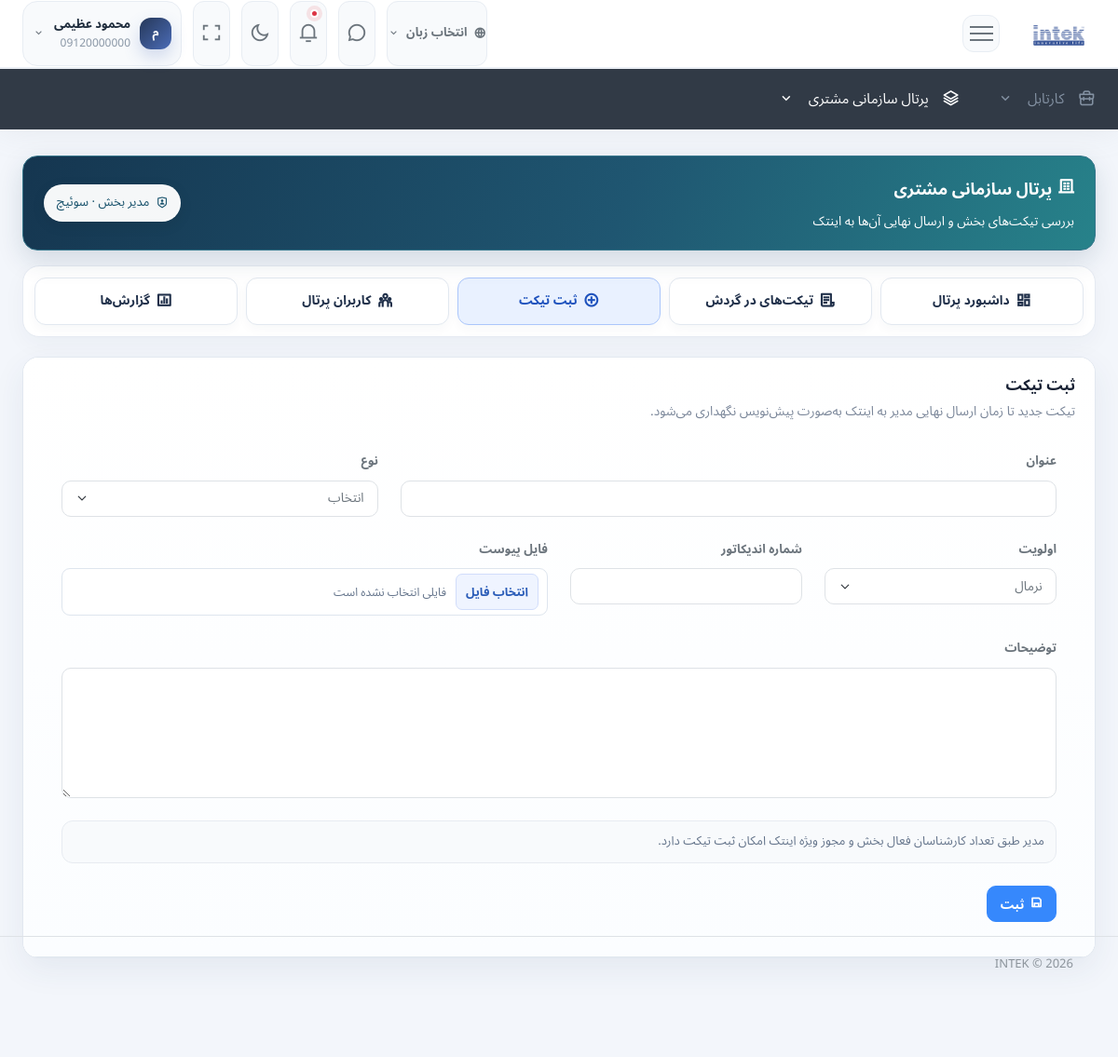
Page /customer_portal?view=new (signed in) on the committed database.
### tables this page shows
CREATE TABLE IF NOT EXISTS `iweb_customer_portal_user_profiles` (
  `id` int(11) NOT NULL AUTO_INCREMENT,
  `user_id` int(11) NOT NULL,
  `company_id` int(11) NOT NULL,
  `portal_role` enum('ADMIN','MANAGER','EXPERT') NOT NULL,
  `section_id` int(11) DEFAULT NULL,
  `is_active` tinyint(1) NOT NULL DEFAULT 1,
  `created_by` int(11) NOT NULL,
  `created_at` timestamp NOT NULL DEFAULT current_timestamp(),
  `updated_by` int(11) DEFAULT NULL,
  `updated_at` timestamp NULL DEFAULT NULL ON UPDATE current_timestamp(),
  PRIMARY KEY (`id`),
  UNIQUE KEY `ux_iweb_customer_portal_user_profiles_user` (`user_id`),
  KEY `ix_iweb_customer_portal_user_profiles_company_role` (`company_id`,`portal_role`),
  KEY `ix_iweb_customer_portal_user_profiles_section` (`section_id`,`is_active`)
);

CREATE TABLE IF NOT EXISTS `iweb_customer_portal_sections` (
  `id` int(11) NOT NULL AUTO_INCREMENT,
  `company_id` int(11) NOT NULL,
  `name` varchar(150) NOT NULL,
  `is_active` tinyint(1) NOT NULL DEFAULT 1,
  `created_by` int(11) NOT NULL,
  `created_at` timestamp NOT NULL DEFAULT current_timestamp(),
  `updated_by` int(11) DEFAULT NULL,
  `updated_at` timestamp NULL DEFAULT NULL ON UPDATE current_timestamp(),
  PRIMARY KEY (`id`),
  UNIQUE KEY `ux_iweb_customer_portal_sections_company_name` (`company_id`,`name`),
  KEY `ix_iweb_customer_portal_sections_company_active` (`company_id`,`is_active`)
);

### iweb/template/customer_portal/customer_portal.php (the view, shortened to what the rows shown need)
<?php
if (!function_exists('cp_e')) {
    function cp_e($value): string
    {
        return htmlspecialchars((string) $value, ENT_QUOTES, 'UTF-8');
    }
}
$role = $customerPortalContext['portal_role'] ?? '';
$isAdmin = $role === \iweb\model\CustomerPortalService::ROLE_ADMIN;
$isManager = $role === \iweb\model\CustomerPortalService::ROLE_MANAGER;
$isExpert = $role === \iweb\model\CustomerPortalService::ROLE_EXPERT;
?>
<div class="content-page customer-portal-page">
    <div class="content">
        <div class="container-fluid cp-shell">
            <div class="cp-hero mb-3">
                <div class="cp-hero-layout position-relative" style="z-index:1">
                    <div class="cp-hero-text">
                        <h3><i class="ri-building-4-line me-1"></i><?php echo _lang['cp_title']; ?></h3>
                        <p><?php echo _lang['cp_subtitle_' . strtolower($role)] ?? _lang['cp_subtitle']; ?></p>
                    </div>
                    <?php if (!empty($customerPortalContext['portal_role'])): ?>
                        <div class="cp-role-pill"><i class="ri-shield-user-line"></i><?php echo cp_e(_lang['cp_role_' . strtolower($customerPortalContext['portal_role'])]); ?><?php if (!empty($customerPortalContext['section_name'])): ?> · <?php echo cp_e($customerPortalContext['section_name']); ?><?php endif; ?></div>
                    <?php endif; ?>
                </div>
            </div>
            <?php if ($customerPortalBlockedReason !== null): ?>
                <div class="cp-card">
                    <div class="cp-empty py-5">
                        <i class="ri-lock-2-line"></i>
                        <h5><?php echo cp_e(cp_flash_text($customerPortalBlockedReason)); ?></h5>
                        <?php if ($customerPortalBlockedReason === 'CUSTOMER_PORTAL_SECTION_REQUIRED'): ?>
                            <p class="mb-0"><?php echo _lang['cp_pending_assignment_note']; ?></p>
                        <?php endif; ?>
                    </div>
                </div>
            <?php else: ?>
                <div class="cp-nav">
                    <a href="./customer_portal?view=dashboard" class="<?php echo $customerPortalView === 'dashboard' ? 'active' : ''; ?>"><i class="ri-dashboard-line"></i><?php echo _lang['cp_dashboard']; ?></a>
                    <a href="./customer_portal?view=drafts" class="<?php echo in_array($customerPortalView, ['drafts','draft'], true) ? 'active' : ''; ?>"><i class="ri-file-list-3-line"></i><?php echo _lang['cp_requests']; ?></a>
                    <?php if (!empty($customerPortalContext['can_create_draft'])): ?>
                        <a href="./customer_portal?view=new" class="<?php echo $customerPortalView === 'new' ? 'active' : ''; ?>"><i class="ri-add-circle-line"></i><?php echo _lang['cp_new_request']; ?></a>
                    <?php endif; ?>
                    <?php if ($isAdmin || $isManager): ?>
                        <a href="./customer_portal?view=users" class="<?php echo $customerPortalView === 'users' ? 'active' : ''; ?>"><i class="ri-team-line"></i><?php echo _lang['cp_users']; ?></a>
                        <a href="./customer_portal?view=reports" class="<?php echo $customerPortalView === 'reports' ? 'active' : ''; ?>"><i class="ri-bar-chart-box-line"></i><?php echo _lang['cp_reports']; ?></a>
                    <?php endif; ?>
                </div>
                <?php if ($customerPortalView === 'dashboard'): ?>
                    <?php
                    $reportSummary = $customerPortalDashboard['report']['summary'] ?? [];
                    $recentDrafts = $customerPortalDashboard['recent_drafts'] ?? [];
                    ?>
                    <?php if ($isAdmin): ?>
                        <?php $overview = $customerPortalDashboard['company_overview'] ?? []; ?>
                        <div class="cp-card mb-3"><div class="cp-card-header"><div><h5 class="cp-card-title"><?php echo _lang['cp_company_overview']; ?></h5><div class="cp-muted"><?php echo _lang['cp_company_overview_note']; ?></div></div><a href="./customer_portal?view=company_tickets" class="btn btn-sm btn-light"><?php echo _lang['cp_company_tickets']; ?></a></div>
                            <div class="cp-card-body"><div class="cp-grid">
                                <div class="cp-stat primary"><div class="value"><?php echo number_format((int)($overview['total_tickets'] ?? 0)); ?></div><div class="label"><?php echo _lang['cp_total_registered_tickets']; ?></div></div>
                                <div class="cp-stat success"><div class="value"><?php echo number_format((int)($overview['tickets_30d'] ?? 0)); ?></div><div class="label"><?php echo _lang['cp_tickets_last30']; ?></div></div>
                                <div class="cp-stat warning"><div class="value"><?php echo number_format((int)($overview['active_sections'] ?? 0)); ?></div><div class="label"><?php echo _lang['cp_active_sections']; ?></div></div>
                                <div class="cp-stat primary"><div class="value"><?php echo number_format((int)($overview['active_users'] ?? 0)); ?></div><div class="label"><?php echo _lang['cp_active_portal_users']; ?></div><div class="cp-muted"><?php echo _lang['cp_active_managers']; ?>: <?php echo (int)($overview['active_managers'] ?? 0); ?> · <?php echo _lang['cp_active_experts']; ?>: <?php echo (int)($overview['active_experts'] ?? 0); ?></div></div>
                            </div></div>
                        </div>
                    <?php endif; ?>
                    <div class="cp-muted mb-2"><?php echo _lang['cp_draft_metrics_note']; ?></div>
                    <div class="cp-grid mb-3">
                        <div class="cp-stat primary"><div class="value"><?php echo number_format((int)($reportSummary['total'] ?? 0)); ?></div><div class="label"><?php echo _lang['cp_metric_total']; ?></div></div>
                        <div class="cp-stat warning"><div class="value"><?php echo number_format((int)($reportSummary['open_count'] ?? 0)); ?></div><div class="label"><?php echo _lang['cp_metric_open']; ?></div></div>
                        <div class="cp-stat success"><div class="value"><?php echo number_format((int)($reportSummary['sent'] ?? 0)); ?></div><div class="label"><?php echo _lang['cp_metric_sent']; ?></div></div>
                        <div class="cp-stat danger"><div class="value"><?php echo number_format((int)($reportSummary['aging_count'] ?? 0)); ?></div><div class="label"><?php echo $isExpert ? _lang['cp_metric_owned'] : _lang['cp_metric_aging']; ?></div></div>
                    </div>
                    <div class="cp-card">
                        <div class="cp-card-header"><div><h5 class="cp-card-title"><?php echo _lang['cp_recent_requests']; ?></h5><div class="cp-muted"><?php echo _lang['cp_recent_requests_note']; ?></div></div><a href="./customer_portal?view=drafts" class="btn btn-sm btn-light"><?php echo _lang['view_all']; ?></a></div>
                        <div class="cp-card-body">
                            <?php if (empty($recentDrafts)): ?><div class="cp-empty"><i class="ri-inbox-line"></i><?php echo _lang['cp_no_requests']; ?></div><?php else: ?>
                                <div class="row g-3">
                                    <?php foreach ($recentDrafts as $draft): ?>
                                        <div class="col-xl-3 col-lg-4 col-md-6"><a class="cp-draft-card" href="./customer_portal?view=draft&draft_id=<?php echo (int)$draft['id']; ?>">
                                            <span class="cp-status <?php echo cp_status_class($draft['workflow_status']); ?>"><?php echo cp_e(cp_status_label($draft['workflow_status'])); ?></span>
                                            <div class="cp-draft-title"><?php echo cp_e($draft['title']); ?></div>
                                            <div class="cp-draft-meta"><span><i class="ri-building-line"></i> <?php echo cp_e($draft['section_name']); ?></span><span><i class="ri-user-line"></i> <?php echo cp_e($draft['owner_name']); ?></span></div>
                                        </a></div>
                                    <?php endforeach; ?>
                                </div>
                            <?php endif; ?>
                        </div>
                    </div>
                <?php elseif ($customerPortalView === 'new'): ?>
                    <div class="cp-card"><div class="cp-card-header"><div><h5 class="cp-card-title"><?php echo _lang['cp_new_request']; ?></h5><div class="cp-muted"><?php echo _lang['cp_new_request_note']; ?></div></div><div class="cp-card-body">
                    <?php if (empty($customerPortalContext['can_create_draft'])): ?><div class="alert alert-warning mb-0"><?php echo _lang['cp_error_draft_create_denied']; ?></div><?php else: ?><form method="post" enctype="multipart/form-data"><input type="hidden" name="csrf_token" value="<?php echo cp_e($customerPortalCsrf); ?>"><input type="hidden" name="cp_action" value="draft_create"><input type="hidden" name="return_view" value="new"><div class="row g-3"><div class="col-lg-8"><label class="form-label"><?php echo _lang['title']; ?></label><input class="form-control" name="title" required></div><div class="col-lg-4"><label class="form-label"><?php echo _lang['type']; ?></label><select class="form-select" name="type_id" required><option value=""><?php echo _lang['select']; ?></option><?php foreach ($customerPortalTypes as $group=>$typeList): ?><optgroup label="<?php echo cp_e($group); ?>"><?php foreach ($typeList as $t): ?><option value="<?php echo (int)$t['id']; ?>"><?php echo cp_e($group.' - '.$t['type_name']); ?></option><?php endforeach; ?></optgroup><?php endforeach; ?></select></div><?php if ($isManager): ?><div class="col-lg-3"><label class="form-label"><?php echo _lang['priority']; ?></label><select class="form-select" name="priority"><option value="low"><?php echo _lang['low']; ?></option><option value="medium"><?php echo _lang['medium']; ?></option><option value="high"><?php echo _lang['high']; ?></option></select></div><?php endif; ?><div class="col-lg-3"><label class="form-label"><?php echo _lang['indicator_number']; ?></label><input class="form-control" name="indicator_number"></div><div class="col-lg-<?php echo $isManager?'6':'9'; ?>"><label class="form-label"><?php echo _lang['attach_file']; ?></label><div class="cp-file-picker"><input type="file" id="cp-new-file" name="attach_file" aria-label="<?php echo cp_e(_lang['cp_choose_file']); ?>"><label for="cp-new-file" class="cp-file-trigger"><?php echo _lang['cp_choose_file']; ?></label><span class="cp-file-name" aria-live="polite"><?php echo _lang['cp_no_file_selected']; ?></span></div></div><div class="col-12"><label class="form-label"><?php echo _lang['description']; ?></label><textarea class="form-control" name="description" rows="6" required></textarea></div><div class="col-12"><div class="cp-form-note mb-3"><?php echo $isExpert?_lang['cp_expert_create_note']:_lang['cp_manager_create_note']; ?></div><button class="btn btn-primary"><i class="ri-save-line me-1"></i><?php echo _lang['submit']; ?></button></div></div></form><?php endif; ?>
                    </div></div>
                <?php endif; ?>
            <?php endif; ?>
        </div>
    </div>
</div>

### rows in the picture
iweb_customer_portal_user_profiles: portal_role "بررسی تیکت‌های بخش و ارسال نهایی آن‌ها به اینتک", portal_role "مدیر بخش", iweb_customer_portal_sections.name "سوئیچ"

### other values in the picture
_lang['language_selection'] "انتخاب زبان"
mb_substr($_SESSION["name"], 0, 1, 'UTF-8') "م"
$_SESSION["name"] "محمود عظیمی"
$_SESSION["mobile"] "09120000000"
_lang[$group] "کارتابل"
_lang['cp_title'] "پرتال سازمانی مشتری"
_lang['cp_dashboard'] "داشبورد پرتال"
_lang['cp_requests'] "تیکت‌های در گردش"
_lang['cp_new_request'] "ثبت تیکت"
_lang['cp_users'] "کاربران پرتال"
_lang['cp_reports'] "گزارش‌ها"
_lang['cp_new_request_note'] "تیکت جدید تا زمان ارسال نهایی مدیر به اینتک به‌صورت پیش‌نویس نگهداری می‌شود."
_lang['title'] "عنوان"
_lang['type'] "نوع"
_lang['priority'] "اولویت"
